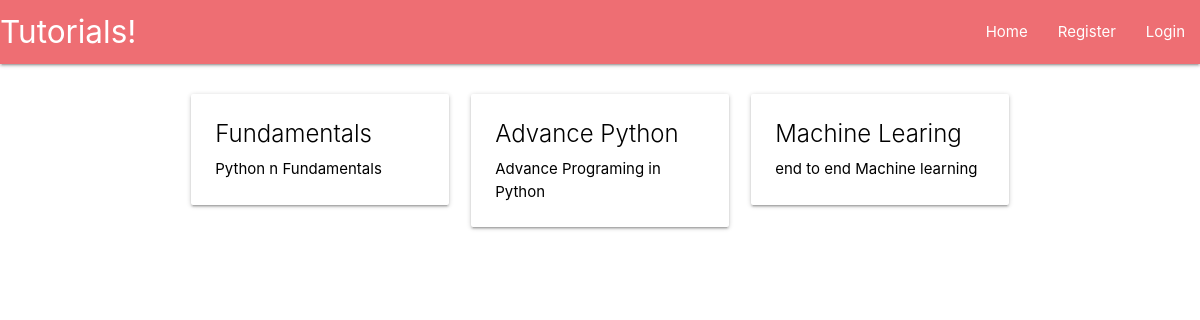
The page / on the database its author committed.
### main/models.py (models this page shows, shortened)
class TutorialCategory(models.Model):
	tutorial_category = models.CharField(max_length = 200)
	category_summary = models.CharField(max_length = 200)
	category_slug = models.CharField(max_length = 200, default = 1)
	class Meta:
		verbose_name_plural = "Categories"

### main/views.py (the view)
# urls.py: url("", views.homepage, name = "homepage"),
def homepage(request):
	return render(request = request,
		template_name = "main/categories.html",
		context = {"categories" : TutorialCategory.objects.all})

### main/templates/main/categories.html
{% extends "main/header.html"%}
 {% block content %}
 	<div class="row">
		{% for cat in categories %}
			<div class="col s12 m6 l4">
			    <a href="{{cat.category_slug}}", style="color:#000">
				    <div class="card hoverable">
				        <div class="card-content">
				        	<div class="card-title">{{cat.tutorial_category}}</div>
				        		<p>{{cat.category_summary}}</p>
				        </div>
				    </div>
			  	</a>
			</div>
		{% endfor %}
	</div>
{% endblock %}

### main/templates/main/header.html (shortened to what this page needs)
<head>
	{% load static %}
    <link rel="stylesheet" href="https://cdnjs.cloudflare.com/ajax/libs/materialize/1.0.0/css/materialize.min.css">
</head>
<body>
	{% include "main/includes/navbar.html" %}
  <div class="container" >
    <br>
    {% block content %}
    {% endblock %}
  </div>
</body>

### main/templates/main/includes/navbar.html
 <nav>
    <div class="nav-wrapper">
      <a href="/" class="brand-logo">Tutorials!</a>
      <ul id="nav-mobile" class="right hide-on-med-and-down">
        <li><a href="/">Home</a></li>
        {% if user.is_authenticated %}
          <li><a href="/account">{{ user.get_username }}</a></li>
          <li><a href="/logout">Logout</a></li>
        {% else %}
          <li><a href="/register">Register</a></li>
          <li><a href="/login">Login</a></li>
        {% endif %}
      </ul>
    </div>
  </nav>

### rows shown on the page
TutorialCategory: tutorial_category "Fundamentals", category_summary "Python n Fundamentals"
TutorialCategory: tutorial_category "Advance Python", category_summary "Advance Programing in Python"
TutorialCategory: tutorial_category "Machine Learing", category_summary "end to end Machine learning"
